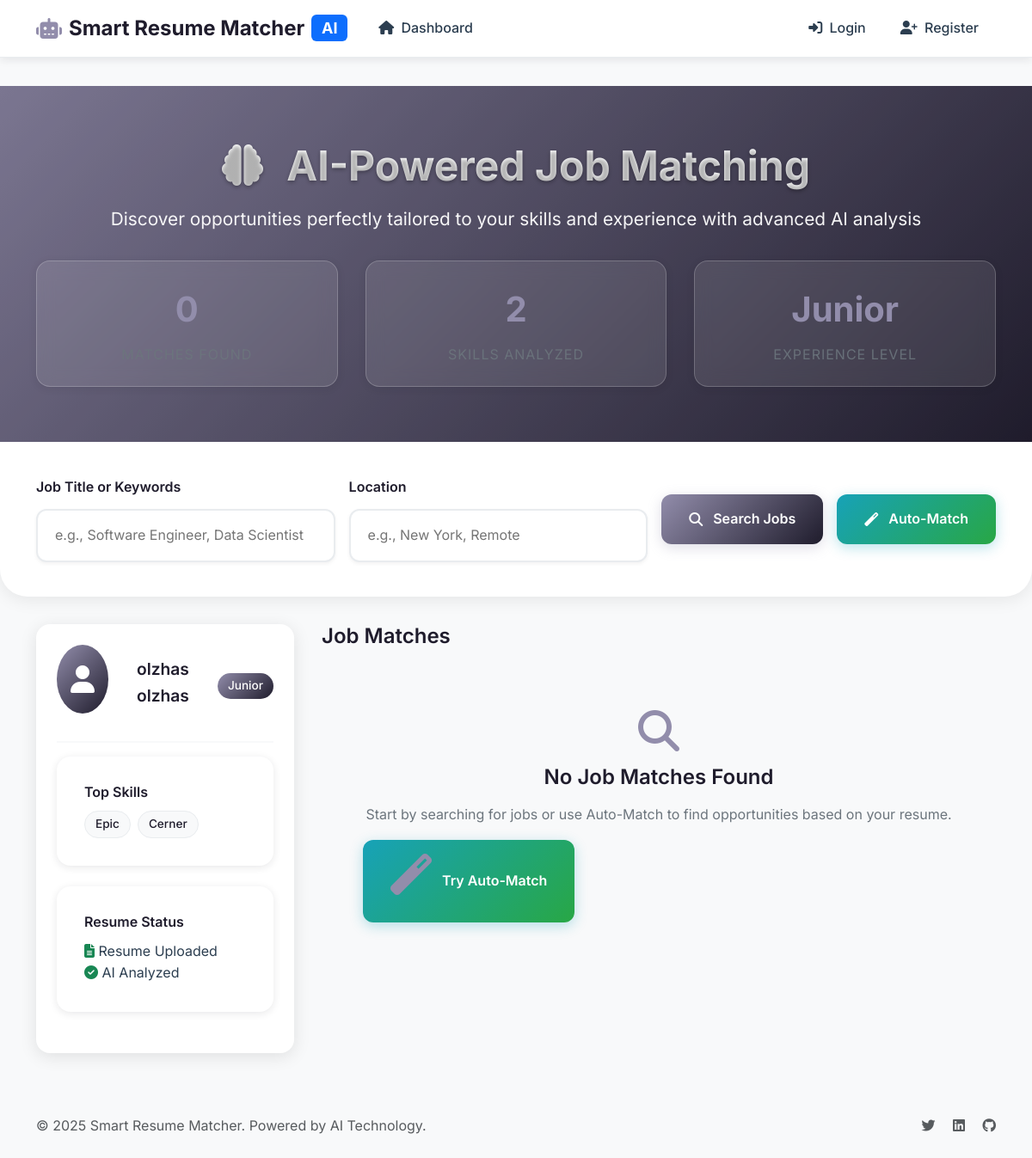
The app's page /jobs/ai-matches/ (signed in), older data.
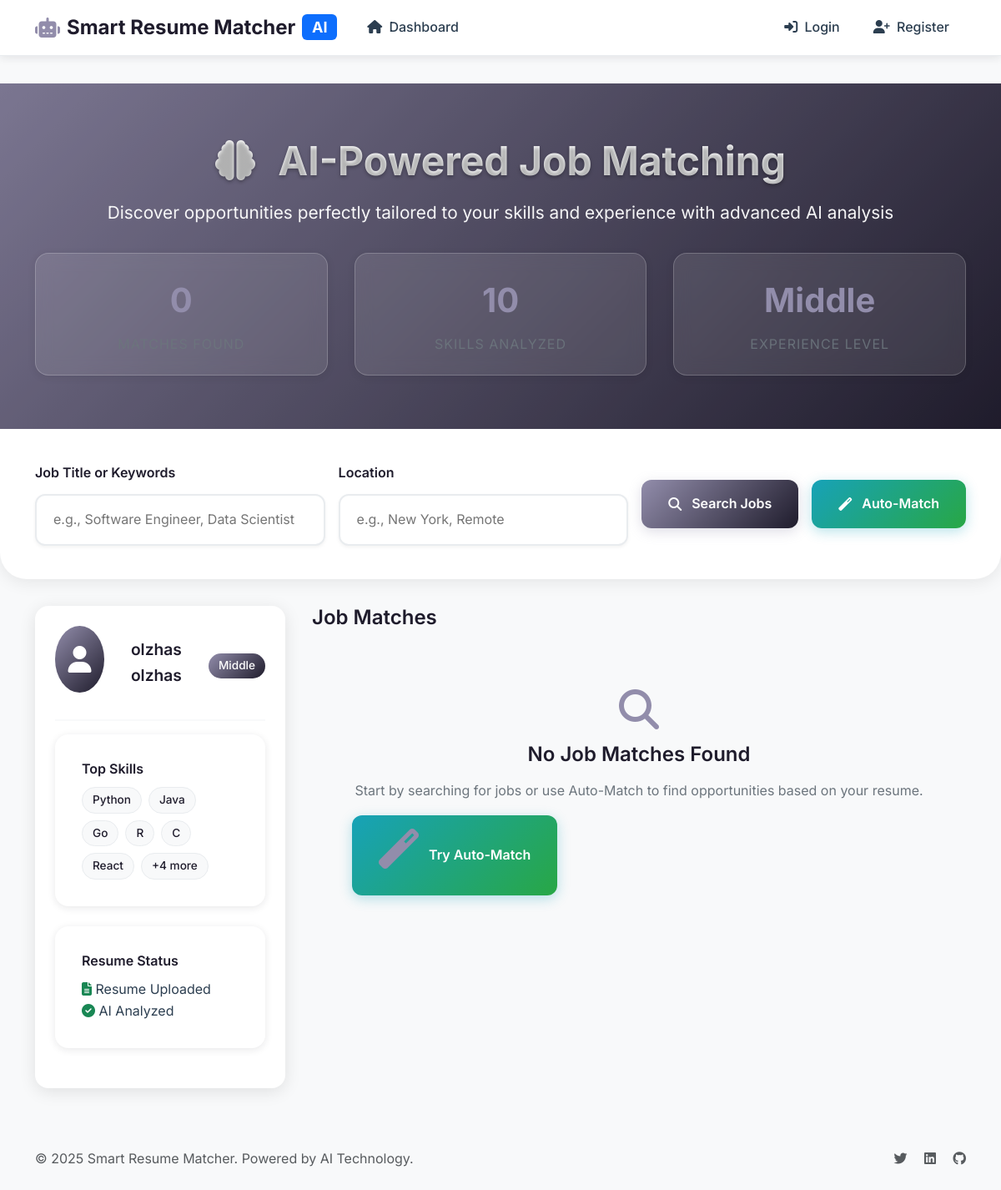
The same page, newer data.
### resumes/models.py (models this page shows, shortened)
class Resume(models.Model):
    STATUS_CHOICES = [
        ('pending', 'Pending Analysis'),
        ('processing', 'Processing'),
        ('completed', 'Analysis Completed'),
        ('completed_with_warnings', 'Completed with Warnings'),
        ('failed', 'Analysis Failed'),
    ]
    user = models.ForeignKey(User, on_delete=models.CASCADE, related_name='resumes')
    file = models.FileField(
        upload_to=resume_upload_path,
        validators=[FileExtensionValidator(allowed_extensions=['pdf'])],
        help_text='Only PDF files are allowed'
    )
    original_filename = models.CharField(max_length=255)
    status = models.CharField(max_length=30, choices=STATUS_CHOICES, default='pending')
    analysis_started_at = models.DateTimeField(null=True, blank=True)
    analysis_completed_at = models.DateTimeField(null=True, blank=True)
    has_extraction_issues = models.BooleanField(default=False)
    error_message = models.TextField(blank=True)
    error_type = models.CharField(max_length=50, blank=True)
    warning_message = models.TextField(blank=True)
    suggestions = models.JSONField(default=list, blank=True)
    raw_text = models.TextField(blank=True)
    extracted_skills = models.JSONField(default=list, blank=True)
    experience_level = models.CharField(max_length=50, blank=True)
    job_titles = models.JSONField(default=list, blank=True)
    education = models.JSONField(default=list, blank=True)
    work_experience = models.JSONField(default=list, blank=True)
    analysis_summary = models.TextField(blank=True)
    confidence_score = models.FloatField(null=True, blank=True)
    file_size = models.PositiveIntegerField(default=0)
    created_at = models.DateTimeField(auto_now_add=True)
    updated_at = models.DateTimeField(auto_now=True)
    is_active = models.BooleanField(default=True)
    class Meta:
        ordering = ['-created_at']
        verbose_name = 'Resume'
        verbose_name_plural = 'Resumes'

### jobs/views.py (the view, shortened to what this page needs)
# urls.py: path('ai-matches/', views.ai_job_matches_view, name='ai_job_matches'),
@jwt_login_required
def ai_job_matches_view(request):
    user_resume = Resume.objects.filter(user=request.user, is_active=True).first()
    if not user_resume:
        messages.warning(request, "Please upload your resume to see AI job matches.")
        return redirect('jwt_resume_upload')
    from .realtime_hh_client import RealTimeJobMatcher
    jobs = []
    search_performed = False
    search_query = request.GET.get('search', '') or request.GET.get('query', '')
    location = request.GET.get('location', '')
    auto_match = request.GET.get('auto_match', False) == 'true'
    realtime_matcher = RealTimeJobMatcher(user=request.user, resume=user_resume)
    paginator = Paginator(jobs, 10)
    page_number = request.GET.get('page', 1)
    jobs_page = paginator.get_page(page_number)
    job_matches = []
    total_jobs = len(jobs)
    avg_match_score = 0
    top_skills_count = 0
    new_jobs_count = 0
    user_skills = []
    if user_resume and user_resume.extracted_skills:
        user_skills = user_resume.extracted_skills
    context = {
        'user_resume': user_resume,
        'jobs': jobs_page,
        'job_matches': job_matches,
        'avg_match_score': avg_match_score,
        'top_skills_count': top_skills_count,
        'new_jobs_count': new_jobs_count,
        'user_skills': user_skills,
        'search_performed': search_performed,
        'search_query': search_query,
        'location': location
    }
    return render(request, 'jobs/ai_job_matches.html', context)

### templates/jobs/ai_job_matches.html (shortened to what the changed rows need)
{% extends 'base_modern.html' %}
{% load job_filters %}
{% block content %}
<div class="ai-matches-header">
    <div class="container">
        <div class="row align-items-center">
            <div class="col-md-12 text-center">
                <h1 class="ai-matches-title">
                    <i class="fas fa-brain me-3"></i>
                    AI-Powered Job Matching
                </h1>
                <div class="stats-row">
                    <div class="stat-card">
                        <span class="stat-number">{{ user_resume.extracted_skills|length|default:0 }}</span>
                        <span class="stat-label">Skills Analyzed</span>
                    </div>
                    <div class="stat-card">
                        <span class="stat-number">{{ user_resume.experience_level|title|default:"Pro" }}</span>
                        <span class="stat-label">Experience Level</span>
                    </div>
                </div>
            </div>
        </div>
    </div>
</div>
<div class="container">
    <div class="main-content-area">
        <div class="profile-summary">
            <div class="profile-header">
                <div class="profile-avatar">
                    <i class="fas fa-user"></i>
                </div>
                <div class="profile-name">{{ user.first_name }} {{ user.last_name }}</div>
                <div class="profile-level">{{ user_resume.experience_level|title|default:"Professional" }}</div>
            </div>
            {% if user_resume.extracted_skills %}
            <div class="profile-section">
                <div class="skills-grid">
                    {% for skill in user_resume.extracted_skills|slice:":6" %}
                        <span class="skill-tag">{{ skill }}</span>
                    {% endfor %}
                    {% if user_resume.extracted_skills|length > 6 %}
                        <span class="skill-tag">+{{ user_resume.extracted_skills|length|add:"-6" }} more</span>
                    {% endif %}
                </div>
            </div>
            {% endif %}
        </div>
        <div class="job-matches-area">
            <div class="matches-header">
                <h2 class="matches-title">Job Matches</h2>
            </div>
        </div>
    </div>
</div>
{% endblock %}

Row changes from the older to the newer data that the page shows:
no longer on this page (row edited): Resume: extracted_skills|length "2", experience_level "Junior"
added Resume: extracted_skills|length "10", experience_level "Middle", extracted_skills|length "4"
Text that changed along with them:
new list line: "Python"
new list line: "Java"
new list line: "Go"
new list line: "R"
new list line: "C"
new list line: "React"
text now shown: "+ more"
list line gone: "Epic"
list line gone: "Cerner"
